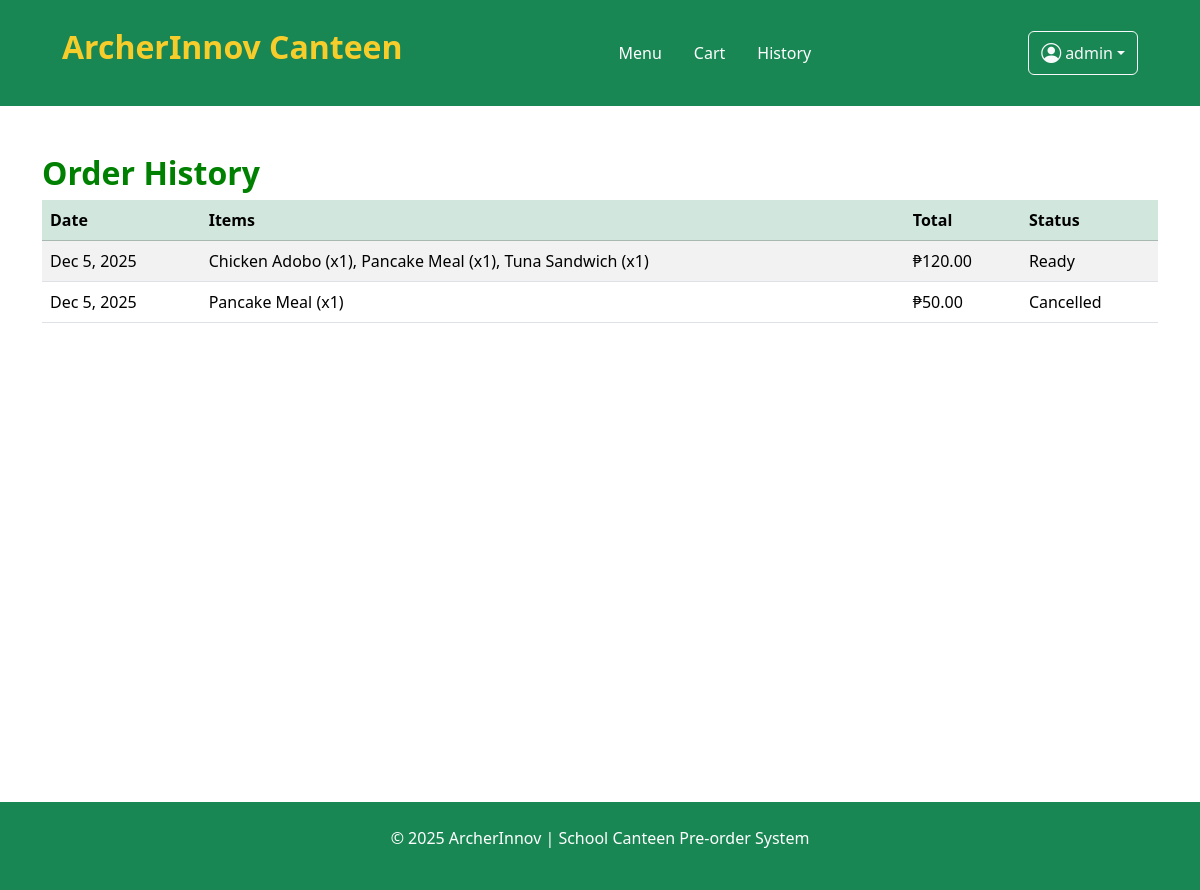
/pages/history.php (signed in), run on the app's committed database.
### tables this page shows
CREATE TABLE IF NOT EXISTS `orders` (
  `order_id` INT NOT NULL AUTO_INCREMENT,
  `user_id` INT NOT NULL,
  `plan_id` INT NULL DEFAULT NULL,
  `total_amount` DECIMAL(10,2) NOT NULL,
  `payment_method` ENUM('wallet', 'cash', 'qr', 'card') NULL DEFAULT 'wallet',
  `order_date` DATETIME NULL DEFAULT CURRENT_TIMESTAMP,
  `pickup_time` TIME NULL DEFAULT NULL,
  `status` ENUM('pending', 'confirmed', 'preparing', 'ready', 'completed', 'cancelled') NULL DEFAULT 'pending',
  PRIMARY KEY (`order_id`),
  INDEX `user_id` (`user_id` ASC),
  INDEX `plan_id` (`plan_id` ASC),
  CONSTRAINT `orders_ibfk_1`
    FOREIGN KEY (`user_id`)
    REFERENCES `users` (`user_id`)
    ON DELETE CASCADE
    ON UPDATE CASCADE,
  CONSTRAINT `orders_ibfk_2`
    FOREIGN KEY (`plan_id`)
    REFERENCES `meal_plans` (`plan_id`)
    ON DELETE SET NULL
    ON UPDATE CASCADE);

### pages/history.php (the view, shortened to what this page needs)
<?php
include('../includes/header.php');
include('../config/db.php');
$userId = $_SESSION['user_id'];
$orders = [];
$orderSql = "SELECT order_id, order_date, total_amount, status FROM orders WHERE user_id = ? ORDER BY order_date DESC";
$stmt = $conn->prepare($orderSql);
$stmt->bind_param("i", $userId);
$stmt->execute();
$orderResult = $stmt->get_result();
while ($row = $orderResult->fetch_assoc()) {
    $orders[] = $row;
}
?>
<section id="history" class="container my-5 fullHeight">
  <h2>Order History</h2>
  <?php if (empty($orders)): ?>
    <div class="alert alert-info mt-4" role="alert">
      You haven't placed any orders yet. Visit the <a href="menu.php" class="alert-link">menu</a> to get started.
    </div>
  <?php else: ?>
    <div class="table-responsive">
      <table class="table table-striped history-table align-middle">
        <thead class="table-success">
          <tr>
            <th scope="col">Date</th>
            <th scope="col">Items</th>
            <th scope="col">Total</th>
            <th scope="col">Status</th>
          </tr>
        </thead>
        <tbody>
          <?php foreach ($orders as $order): ?>
            <?php
              $itemsSql = "SELECT mi.item_name, od.quantity
                           FROM order_details od
                           JOIN menu_items mi ON mi.item_id = od.item_id
                           WHERE od.order_id = ?";
              $itemsStmt = $conn->prepare($itemsSql);
              $itemsStmt->bind_param("i", $order['order_id']);
              $itemsStmt->execute();
              $itemsResult = $itemsStmt->get_result();
              $itemDescriptions = [];
              while ($itemRow = $itemsResult->fetch_assoc()) {
                  $safeName = $itemRow['item_name'];
                  $itemDescriptions[] = "{$safeName} (x{$itemRow['quantity']})";
              }
              $itemsText = empty($itemDescriptions) ? 'No items recorded' : implode(', ', $itemDescriptions);
            ?>
            <tr>
              <td><?= date('M j, Y', strtotime($order['order_date'])) ?></td>
              <td><?= htmlspecialchars($itemsText) ?></td>
              <td>₱<?= number_format($order['total_amount'], 2) ?></td>
              <td><?= ucfirst(htmlspecialchars($order['status'])) ?></td>
            </tr>
          <?php endforeach; ?>
        </tbody>
      </table>
    </div>
  <?php endif; ?>
</section>
<?php include('../includes/footer.php'); ?>

### assets/css/main.css (style rules this page uses)
.fullHeight { min-height: 75vh; }
h3, h2, h5 { font-weight: bold; color: green; }

### data on the page
orders: order_date "Dec 5, 2025", itemsText "Chicken Adobo (x1), Pancake Meal (x1), Tuna Sandwich (x1)", total_amount "120.00", status "Ready"
orders: order_date "Dec 5, 2025", itemsText "Pancake Meal (x1)", total_amount "50.00", status "Cancelled"

### other printed values
$_SESSION['username'] "admin"
